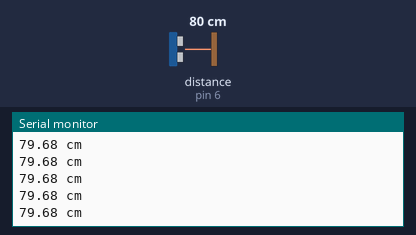
Recording of a sketch running on a simulated Arduino Uno, built with avr-gcc and run on an emulated ATmega328P. Shown: the last lines printed to the serial monitor. Wiring (inferred from the names in the program): ultrasonic range finder: trigger pin 7; echo pin 6. Inputs (shaded band) come from the test bench; at power-on: distance to the obstacle (sensor on pin 6) 80 cm. The echo pulse lasts 58.3 µs per cm.

Above: at 1.2 s.
1.3 s: distance to the obstacle (sensor on pin 6) set to 2 cm
At 1.41 s:
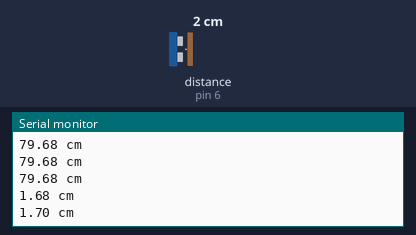
2.8 s: distance to the obstacle (sensor on pin 6) set to 4 cm
At 2.81 s:
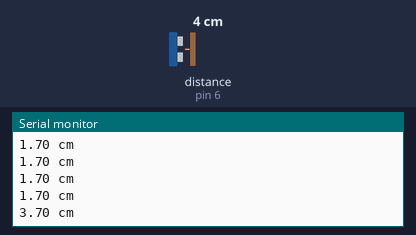
Timing chart, 0 to 5.8 s (numbered marks = the images above; inputs shaded):
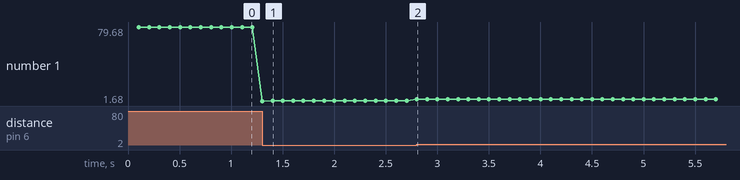

The sketch:

ultrasonic.ino
```cpp
const int echoPin = 6;
const int trigPin = 7;

const unsigned long sensorInterval = 100;
unsigned long previousSensorTime = 0;

void setup() {
  pinMode(echoPin, INPUT);
  pinMode(trigPin, OUTPUT);
  Serial.begin(9600);
}

void loop() {
  unsigned long currentSensorTime = millis();

  if (currentSensorTime - previousSensorTime >= sensorInterval) {
    float distance = ultrasonicSensorDistance();
    Serial.print(distance);
    Serial.print(" cm");
    Serial.println();
    previousSensorTime = currentSensorTime;
  }
}

float ultrasonicSensorDistance() {
  digitalWrite(trigPin, LOW);
  delayMicroseconds(2);
  digitalWrite(trigPin, HIGH);
  delayMicroseconds(5);
  digitalWrite(trigPin, LOW);

  float duration = pulseIn(echoPin, HIGH);
  float distance = microsecondsToCentimeters(duration);

  return distance;
}

float microsecondsToCentimeters(float microseconds)
{
  // Since distance = (speed * time) / 2
  return microseconds * 0.0343 / 2;
}
```

Measured:
- after the input at 1.3 s, the serial monitor: prints a new line at once (image 1)
- after the input at 2.8 s, the serial monitor: prints a new line at once (image 2)
- plotted number 1: 79.68 → 1.7 after the input at 1.3 s, 1.7 → 3.7 after the input at 2.8 s
